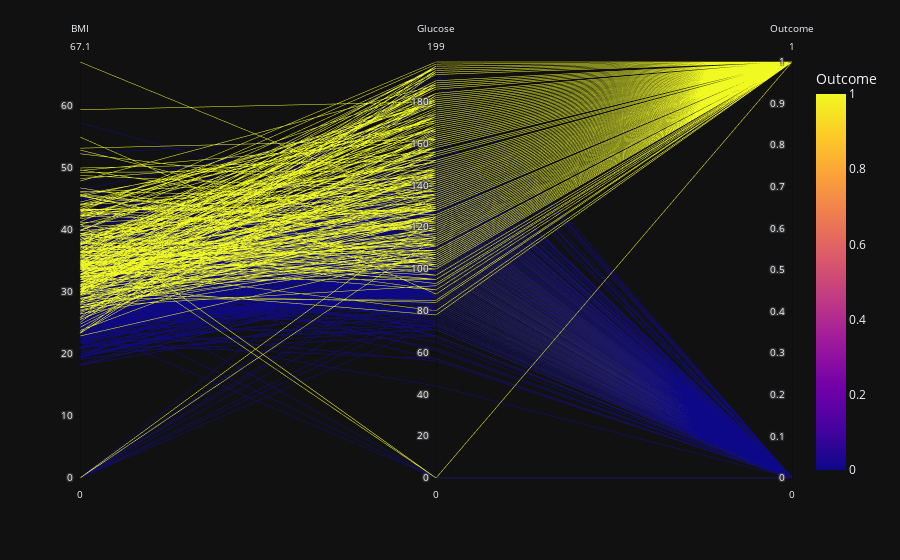

The notebook cell saved with this chart:
### Markdown cell above
#### BMI + Glucose

### Code cell
ax = px.parallel_coordinates(df_diabetes.loc[:, ["BMI", 'Glucose', "Outcome"]], color="Outcome", template="plotly_dark")
ax.show()
plt.show()

### Figure 1 — Plotly figure (JSON) as saved in the notebook; plotly's stock layout.template omitted (floating-point values rounded to 4 significant figures; data arrays with more than 128 entries replaced by an {"elided": "..."} marker saying what was removed)
{"data": [{"dimensions": [{"label": "BMI", "values": {"elided": "768 float values"}}, {"label": "Glucose", "values": {"elided": "768 int values"}}, {"label": "Outcome", "values": {"elided": "768 int values"}}], "domain": {"x": [0.0, 1.0], "y": [0.0, 1.0]}, "line": {"color": {"elided": "768 int values"}, "coloraxis": "coloraxis"}, "name": "", "type": "parcoords"}], "layout": {"coloraxis": {"colorbar": {"title": {"text": "Outcome"}}, "colorscale": [[0.0, "#0d0887"], [0.1111, "#46039f"], [0.2222, "#7201a8"], [0.3333, "#9c179e"], [0.4444, "#bd3786"], [0.5556, "#d8576b"], [0.6667, "#ed7953"], [0.7778, "#fb9f3a"], [0.8889, "#fdca26"], [1.0, "#f0f921"]]}, "legend": {"tracegroupgap": 0}, "margin": {"t": 60}}}
